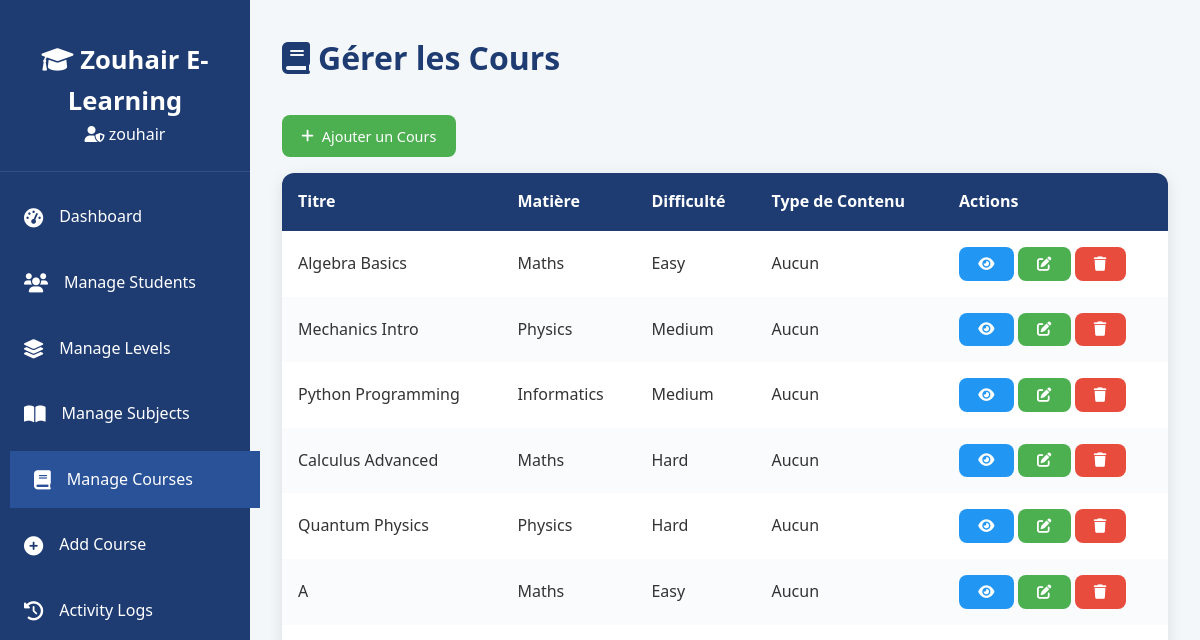
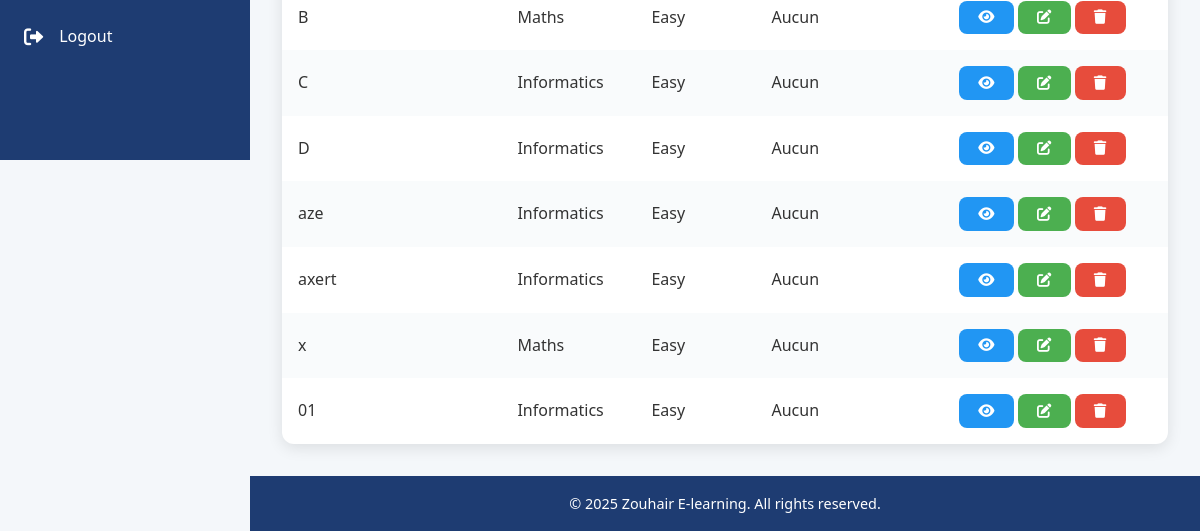
Page /admin/manage_courses.php (signed in) on the earlier database version (2 pictures, top to bottom).
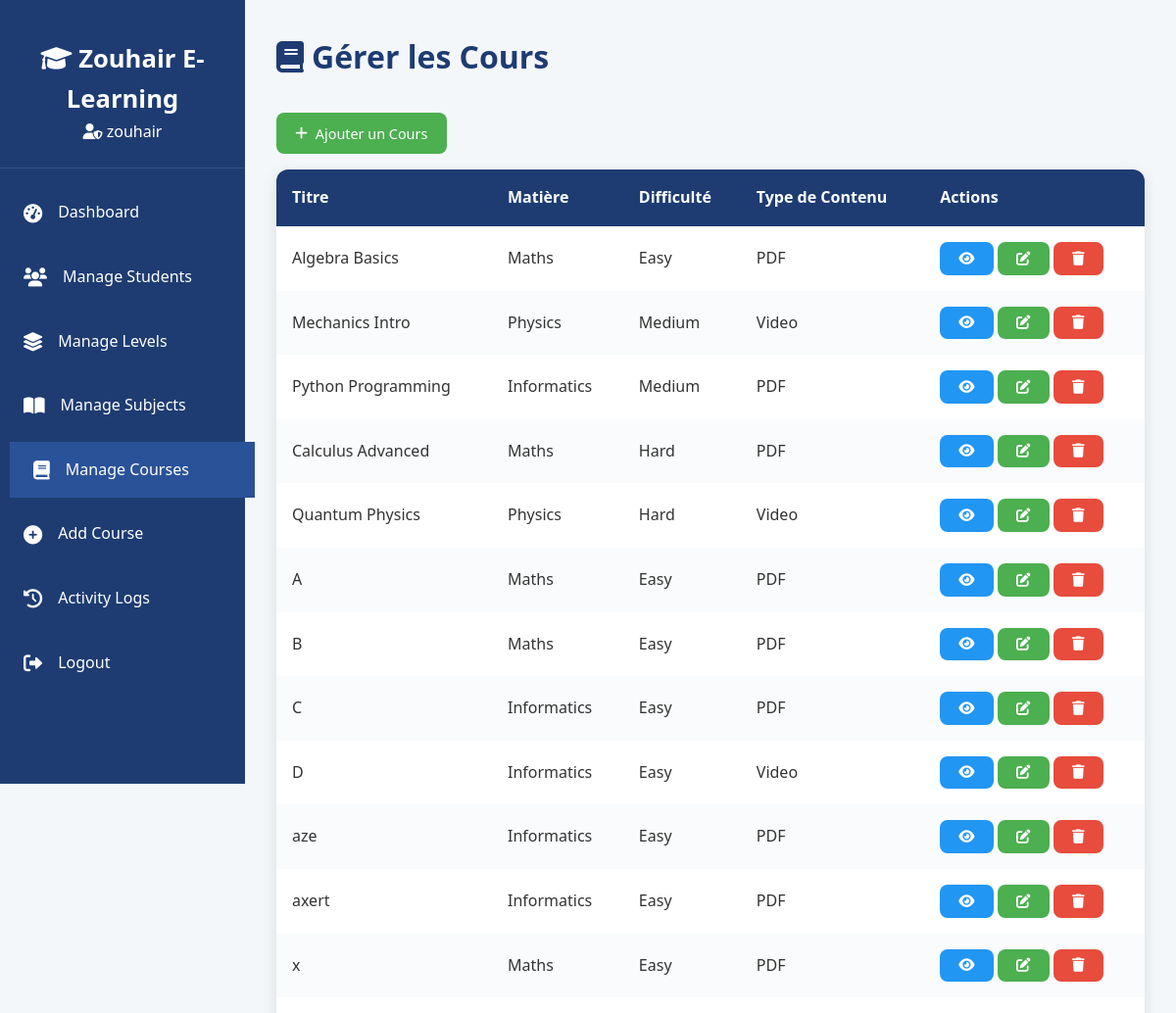
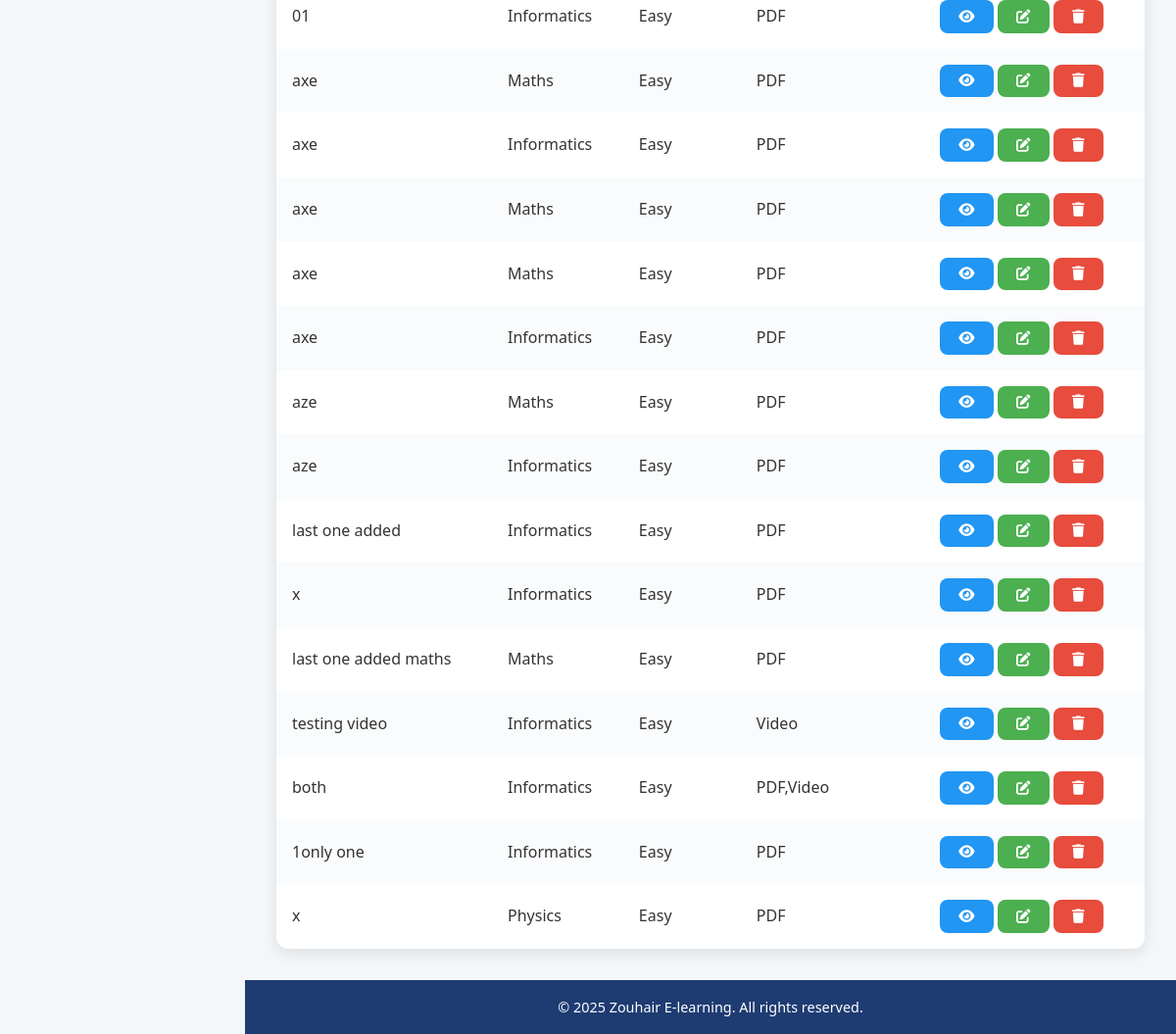
Same page on the later database version (2 pictures, top to bottom).
### tables this page shows
CREATE TABLE `courses` (
  `id` int(11) NOT NULL,
  `title` varchar(100) NOT NULL,
  `subject_id` int(11) NOT NULL,
  `difficulty` enum('Easy','Medium','Hard') NOT NULL,
  `created_at` datetime DEFAULT current_timestamp()
);

CREATE TABLE `subjects` (
  `id` int(11) NOT NULL,
  `name` varchar(50) NOT NULL,
  `level_id` int(11) NOT NULL,
  `created_at` datetime DEFAULT current_timestamp()
);

### admin/manage_courses.php (the view, shortened to what this page needs)
<?php
require_once '../includes/db_connect.php';
$courses_query = $db->query("
    SELECT c.id, c.title, c.difficulty, s.name AS subject_name,
           GROUP_CONCAT(cc.content_type) AS content_types
    FROM courses c
    JOIN subjects s ON c.subject_id = s.id
    LEFT JOIN course_contents cc ON c.id = cc.course_id
    GROUP BY c.id, c.title, c.difficulty, s.name
");
?>
<!DOCTYPE html>
<html lang="fr">
<head>
    <link rel="stylesheet" href="../assets/css/admin.css">
    <link rel="stylesheet" href="https://cdn.datatables.net/1.11.5/css/jquery.dataTables.min.css">
    <link rel="stylesheet" href="https://cdnjs.cloudflare.com/ajax/libs/font-awesome/6.0.0-beta3/css/all.min.css">
</head>
<body>
    <?php include '../includes/header.php'; ?>
    <main class="dashboard">
        <h1><i class="fas fa-book"></i> Gérer les Cours</h1>
        <a href="add_course.php" class="btn-action add"><i class="fas fa-plus"></i> Ajouter un Cours</a>
        <table id="coursesTable" class="display">
            <thead>
                <tr>
                    <th>Titre</th>
                    <th>Matière</th>
                    <th>Difficulté</th>
                    <th>Type de Contenu</th>
                    <th>Actions</th>
                </tr>
            </thead>
            <tbody>
                <?php while ($course = $courses_query->fetch_assoc()): ?>
                    <tr>
                        <td><?php echo htmlspecialchars($course['title']); ?></td>
                        <td><?php echo htmlspecialchars($course['subject_name']); ?></td>
                        <td><?php echo $course['difficulty']; ?></td>
                        <td><?php echo $course['content_types'] ?: 'Aucun'; ?></td>
                        <td>
                            <a href="view_course.php?id=<?php echo $course['id']; ?>" class="btn-action view" title="Voir"><i class="fas fa-eye"></i></a>
                            <a href="edit_course.php?id=<?php echo $course['id']; ?>" class="btn-action edit" title="Modifier"><i class="fas fa-edit"></i></a>
                            <a href="delete_course.php?id=<?php echo $course['id']; ?>" class="btn-action delete" title="Supprimer" onclick="return confirm('Êtes-vous sûr ?');"><i class="fas fa-trash"></i></a>
                        </td>
                    </tr>
                <?php endwhile; ?>
            </tbody>
        </table>
    </main>
    <?php include '../includes/footer.php'; ?>
</body>
</html>

### includes/header.php (shortened to what this page needs)
<?php
require_once '../includes/db_connect.php';
$admin_id = $_SESSION['admin_id'];
$admin = $db->query("SELECT username FROM admins WHERE id = $admin_id")->fetch_assoc();
$admin_name = $admin ? htmlspecialchars($admin['username']) : 'Admin';
?>
<!DOCTYPE html>
<html lang="en">
<head>
    <link rel="stylesheet" href="../assets/css/admin.css">
    <link rel="stylesheet" href="https://cdn.datatables.net/1.11.5/css/jquery.dataTables.min.css">
    <link rel="stylesheet" href="https://cdnjs.cloudflare.com/ajax/libs/font-awesome/6.0.0-beta3/css/all.min.css">
</head>
<body>
    <aside class="sidebar">
        <div class="sidebar-header">
            <h2><i class="fas fa-graduation-cap"></i> Zouhair E-Learning</h2>
            <p class="admin-name"><i class="fas fa-user-shield"></i> <?php echo $admin_name; ?></p>
        </div>
        <nav class="sidebar-nav">
            <ul>
                <li><a href="../admin/dashboard.php" <?php echo basename($_SERVER['PHP_SELF']) == 'dashboard.php' ? 'class="active"' : ''; ?>><i class="fas fa-tachometer-alt"></i> <span>Dashboard</span></a></li>
                <li><a href="../admin/manage_students.php" <?php echo basename($_SERVER['PHP_SELF']) == 'manage_students.php' ? 'class="active"' : ''; ?>><i class="fas fa-users"></i> <span>Manage Students</span></a></li>
                <li><a href="../admin/manage_levels.php" <?php echo basename($_SERVER['PHP_SELF']) == 'manage_levels.php' ? 'class="active"' : ''; ?>><i class="fas fa-layer-group"></i> <span>Manage Levels</span></a></li>
                <li><a href="../admin/manage_subjects.php" <?php echo basename($_SERVER['PHP_SELF']) == 'manage_subjects.php' ? 'class="active"' : ''; ?>><i class="fas fa-book-open"></i> <span>Manage Subjects</span></a></li>
                <li><a href="../admin/manage_courses.php" <?php echo basename($_SERVER['PHP_SELF']) == 'manage_courses.php' ? 'class="active"' : ''; ?>><i class="fas fa-book"></i> <span>Manage Courses</span></a></li>
                <li><a href="../admin/add_course.php" <?php echo basename($_SERVER['PHP_SELF']) == 'add_course.php' ? 'class="active"' : ''; ?>><i class="fas fa-plus-circle"></i> <span>Add Course</span></a></li>
                <li><a href="../admin/activity_logs.php" <?php echo basename($_SERVER['PHP_SELF']) == 'activity_logs.php' ? 'class="active"' : ''; ?>><i class="fas fa-history"></i> <span>Activity Logs</span></a></li>
                <li><a href="../admin/logout.php"><i class="fas fa-sign-out-alt"></i> <span>Logout</span></a></li>
            </ul>
        </nav>
    </aside>
    <div class="main-content">

### includes/footer.php (shortened to what this page needs)
</div>
    <footer class="footer">
        <p>© <?php echo date('Y'); ?> Zouhair E-learning. All rights reserved.</p>
    </footer>
</body>
</html>

### assets/css/admin.css (style rules this page uses)
* { margin: 0; padding: 0; box-sizing: border-box; font-family: 'Segoe UI', Tahoma, Geneva, Verdana, sans-serif; }
body { background: #f4f7fa; color: #333; line-height: 1.6; overflow-x: hidden; }
.sidebar { position: fixed; top: 0; left: 0; width: 250px; height: 100vh; background: #1e3c72; color: #fff; padding: 1rem 0; transition: transform 0.3s ease; z-index: 1000; }
.sidebar-header { padding: 1.5rem; text-align: center; border-bottom: 1px solid rgba(255, 255, 255, 0.1); }
.sidebar-header h2 { font-size: 1.6rem; font-weight: 600; }
.sidebar-nav ul { list-style: none; margin-top: 1rem; }
.sidebar-nav li { margin: 0.5rem 0; }
.sidebar-nav a { display: flex; align-items: center; padding: 1rem 1.5rem; color: #fff; text-decoration: none; transition: all 0.3s ease; }
.sidebar-nav a:hover, .sidebar-nav a.active { background: #2a5298; transform: translateX(10px); }
.sidebar-nav i { margin-right: 1rem; font-size: 1.2rem; }
.main-content { margin-left: 250px; padding: 2rem; min-height: 100vh; background: #f4f7fa; transition: margin-left 0.3s ease; }
.dashboard h1 { font-size: 2rem; margin-bottom: 2rem; color: #1e3c72; display: flex; align-items: center; gap: 0.5rem; }
.display { width: 100%; border-collapse: collapse; background: #fff; border-radius: 12px; overflow: hidden; box-shadow: 0 4px 15px rgba(0, 0, 0, 0.1); }
.display thead { background: #1e3c72; color: #fff; }
.display th, .display td { padding: 1rem; text-align: left; }
.display tbody tr:nth-child(even) { background: #f9fbfc; }
.btn-action { display: inline-flex; align-items: center; gap: 0.5rem; padding: 0.6rem 1.2rem; border-radius: 8px; text-decoration: none; font-size: 0.9rem; transition: all 0.3s ease; cursor: pointer; }
.btn-action.view { background: #2196f3; color: #fff; }
.btn-action.edit { background: #4caf50; color: #fff; }
.btn-action.delete { background: #e74c3c; color: #fff; }
.btn-action.add { background: #4caf50; color: #fff; margin-bottom: 1rem; }
.footer { background: #1e3c72; color: #fff; text-align: center; padding: 1rem; position: relative; bottom: 0; width: calc(100% - 250px); margin-left: 250px; }
.footer p { font-size: 0.9rem; }
.sidebar-nav a::before { content: ""; position: absolute; left: 0; top: 0; height: 100%; width: 0; background: rgba(255, 255, 255, 0.1); transition: width 0.3s ease; }
.btn-action i { transition: transform 0.3s ease; }

Differences in the rows shown:
computed for courses "Algebra Basics": content_types "Aucun" → "PDF"
computed for courses "Mechanics Intro": content_types "Aucun" → "Video"
computed for courses "Python Programming": content_types "Aucun" → "PDF"
computed for courses "Calculus Advanced": content_types "Aucun" → "PDF"
computed for courses "Quantum Physics": content_types "Aucun" → "Video"
computed for courses (number 6 of 27 on the later page): content_types "Aucun" → "PDF"
computed for courses (number 7 of 27 on the later page): content_types "Aucun" → "PDF"
computed for courses (number 8 of 27 on the later page): content_types "Aucun" → "PDF"
computed for courses (number 9 of 27 on the later page): content_types "Aucun" → "Video"
computed for courses (number 10 of 27 on the later page): content_types "Aucun" → "PDF"
computed for courses "axert": content_types "Aucun" → "PDF"
computed for courses (number 12 of 27 on the later page): content_types "Aucun" → "PDF"
computed for courses (number 13 of 27 on the later page): content_types "Aucun" → "PDF"
added courses: title "axe", subject.name "Maths", difficulty "Easy", content_types "PDF"
added courses: title "axe", subject.name "Informatics", difficulty "Easy", content_types "PDF"
added courses: title "axe", subject.name "Maths", difficulty "Easy", content_types "PDF"
added courses: title "axe", subject.name "Maths", difficulty "Easy", content_types "PDF"
added courses: title "axe", subject.name "Informatics", difficulty "Easy", content_types "PDF"
added courses: title "aze", subject.name "Maths", difficulty "Easy", content_types "PDF"
added courses: title "aze", subject.name "Informatics", difficulty "Easy", content_types "PDF"
added courses: title "last one added", subject.name "Informatics", difficulty "Easy", content_types "PDF"
added courses: title "x", subject.name "Informatics", difficulty "Easy", content_types "PDF"
added courses: title "last one added maths", subject.name "Maths", difficulty "Easy", content_types "PDF"
added courses: title "testing video", subject.name "Informatics", difficulty "Easy", content_types "Video"
added courses: title "both", subject.name "Informatics", difficulty "Easy", content_types "PDF,Video"
added courses: title "1only one", subject.name "Informatics", difficulty "Easy", content_types "PDF"
added courses: title "x", subject.name "Physics", difficulty "Easy", content_types "PDF"
